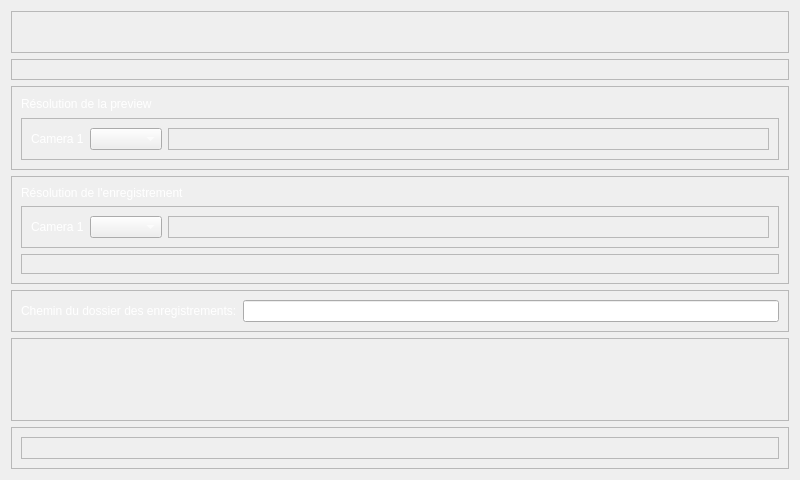
<?xml version="1.0" encoding="UTF-8"?>
<ui version="4.0">
 <class>Settings</class>
 <widget class="QWidget" name="Settings">
  <property name="geometry">
   <rect>
    <x>0</x>
    <y>0</y>
    <width>800</width>
    <height>480</height>
   </rect>
  </property>
  <property name="windowTitle">
   <string>Form</string>
  </property>
  <layout class="QVBoxLayout" name="verticalLayout_2" stretch="1,1,4,5,1,4,2">
   <item>
    <widget class="QFrame" name="frame">
     <property name="frameShape">
      <enum>QFrame::StyledPanel</enum>
     </property>
     <property name="frameShadow">
      <enum>QFrame::Raised</enum>
     </property>
     <layout class="QVBoxLayout" name="verticalLayout">
      <item>
       <widget class="QPushButton" name="backBtn">
        <property name="sizePolicy">
         <sizepolicy hsizetype="Fixed" vsizetype="Fixed">
          <horstretch>0</horstretch>
          <verstretch>0</verstretch>
         </sizepolicy>
        </property>
        <property name="text">
         <string/>
        </property>
        <property name="icon">
         <iconset resource="resources.qrc">
          <normaloff>:/images/icons/back.png</normaloff>:/images/icons/back.png</iconset>
        </property>
        <property name="iconSize">
         <size>
          <width>32</width>
          <height>32</height>
         </size>
        </property>
        <property name="flat">
         <bool>true</bool>
        </property>
       </widget>
      </item>
     </layout>
    </widget>
   </item>
   <item>
    <widget class="QFrame" name="frame_2">
     <property name="frameShape">
      <enum>QFrame::StyledPanel</enum>
     </property>
     <property name="frameShadow">
      <enum>QFrame::Raised</enum>
     </property>
    </widget>
   </item>
   <item>
    <widget class="QFrame" name="frame_9">
     <property name="frameShape">
      <enum>QFrame::StyledPanel</enum>
     </property>
     <property name="frameShadow">
      <enum>QFrame::Raised</enum>
     </property>
     <layout class="QVBoxLayout" name="verticalLayout_4">
      <item>
       <widget class="QLabel" name="resolutionPreviewLabel">
        <property name="styleSheet">
         <string notr="true">color: rgb(255, 255, 255);</string>
        </property>
        <property name="text">
         <string>Résolution de la preview</string>
        </property>
       </widget>
      </item>
      <item>
       <widget class="QFrame" name="frame_10">
        <property name="frameShape">
         <enum>QFrame::StyledPanel</enum>
        </property>
        <property name="frameShadow">
         <enum>QFrame::Raised</enum>
        </property>
        <layout class="QHBoxLayout" name="horizontalLayout_5">
         <item>
          <widget class="QLabel" name="preview1ResolutionLabel">
           <property name="sizePolicy">
            <sizepolicy hsizetype="Fixed" vsizetype="Preferred">
             <horstretch>0</horstretch>
             <verstretch>0</verstretch>
            </sizepolicy>
           </property>
           <property name="styleSheet">
            <string notr="true">color: rgb(255, 255, 255);</string>
           </property>
           <property name="text">
            <string>Camera 1</string>
           </property>
          </widget>
         </item>
         <item>
          <widget class="QComboBox" name="preview1ResolutionComboBox">
           <property name="styleSheet">
            <string notr="true">color: rgb(255, 255, 255);</string>
           </property>
           <property name="sizeAdjustPolicy">
            <enum>QComboBox::AdjustToContents</enum>
           </property>
          </widget>
         </item>
         <item>
          <widget class="QFrame" name="frame_11">
           <property name="sizePolicy">
            <sizepolicy hsizetype="MinimumExpanding" vsizetype="Preferred">
             <horstretch>0</horstretch>
             <verstretch>0</verstretch>
            </sizepolicy>
           </property>
           <property name="frameShape">
            <enum>QFrame::StyledPanel</enum>
           </property>
           <property name="frameShadow">
            <enum>QFrame::Raised</enum>
           </property>
          </widget>
         </item>
        </layout>
       </widget>
      </item>
     </layout>
    </widget>
   </item>
   <item>
    <widget class="QFrame" name="resolutionFrame">
     <property name="frameShape">
      <enum>QFrame::StyledPanel</enum>
     </property>
     <property name="frameShadow">
      <enum>QFrame::Raised</enum>
     </property>
     <layout class="QVBoxLayout" name="verticalLayout_3" stretch="1,1,1">
      <item>
       <widget class="QLabel" name="resolutionLabel">
        <property name="styleSheet">
         <string notr="true">color: rgb(255, 255, 255);</string>
        </property>
        <property name="text">
         <string>Résolution de l'enregistrement</string>
        </property>
       </widget>
      </item>
      <item>
       <widget class="QFrame" name="frame_5">
        <property name="frameShape">
         <enum>QFrame::StyledPanel</enum>
        </property>
        <property name="frameShadow">
         <enum>QFrame::Raised</enum>
        </property>
        <layout class="QHBoxLayout" name="horizontalLayout">
         <item>
          <widget class="QLabel" name="record1ResolutionLabel">
           <property name="sizePolicy">
            <sizepolicy hsizetype="Fixed" vsizetype="Preferred">
             <horstretch>0</horstretch>
             <verstretch>0</verstretch>
            </sizepolicy>
           </property>
           <property name="styleSheet">
            <string notr="true">color: rgb(255, 255, 255);</string>
           </property>
           <property name="text">
            <string>Camera 1</string>
           </property>
          </widget>
         </item>
         <item>
          <widget class="QComboBox" name="record1ResolutionComboBox">
           <property name="styleSheet">
            <string notr="true">color: rgb(255, 255, 255);</string>
           </property>
          </widget>
         </item>
         <item>
          <widget class="QFrame" name="frame_12">
           <property name="sizePolicy">
            <sizepolicy hsizetype="MinimumExpanding" vsizetype="Preferred">
             <horstretch>0</horstretch>
             <verstretch>0</verstretch>
            </sizepolicy>
           </property>
           <property name="frameShape">
            <enum>QFrame::StyledPanel</enum>
           </property>
           <property name="frameShadow">
            <enum>QFrame::Raised</enum>
           </property>
          </widget>
         </item>
        </layout>
       </widget>
      </item>
      <item>
       <widget class="QFrame" name="frame_8">
        <property name="frameShape">
         <enum>QFrame::StyledPanel</enum>
        </property>
        <property name="frameShadow">
         <enum>QFrame::Raised</enum>
        </property>
        <layout class="QHBoxLayout" name="horizontalLayout_4"/>
       </widget>
      </item>
     </layout>
    </widget>
   </item>
   <item>
    <widget class="QFrame" name="frame_4">
     <property name="frameShape">
      <enum>QFrame::StyledPanel</enum>
     </property>
     <property name="frameShadow">
      <enum>QFrame::Raised</enum>
     </property>
     <layout class="QHBoxLayout" name="horizontalLayout_2">
      <item>
       <widget class="QLabel" name="mediaFolderPathLabel">
        <property name="styleSheet">
         <string notr="true">color: rgb(255, 255, 255);</string>
        </property>
        <property name="text">
         <string>Chemin du dossier des enregistrements:</string>
        </property>
       </widget>
      </item>
      <item>
       <widget class="QLineEdit" name="mediaFolderPathLineEdit">
        <property name="styleSheet">
         <string notr="true">color: rgb(255, 255, 255);</string>
        </property>
        <property name="text">
         <string>/opt/VCam64/videos</string>
        </property>
       </widget>
      </item>
     </layout>
    </widget>
   </item>
   <item>
    <widget class="QFrame" name="frame_6">
     <property name="frameShape">
      <enum>QFrame::StyledPanel</enum>
     </property>
     <property name="frameShadow">
      <enum>QFrame::Raised</enum>
     </property>
    </widget>
   </item>
   <item>
    <widget class="QFrame" name="frame_7">
     <property name="frameShape">
      <enum>QFrame::StyledPanel</enum>
     </property>
     <property name="frameShadow">
      <enum>QFrame::Raised</enum>
     </property>
     <layout class="QHBoxLayout" name="horizontalLayout_3" stretch="8">
      <item>
       <widget class="QFrame" name="frame_3">
        <property name="frameShape">
         <enum>QFrame::StyledPanel</enum>
        </property>
        <property name="frameShadow">
         <enum>QFrame::Raised</enum>
        </property>
       </widget>
      </item>
     </layout>
    </widget>
   </item>
  </layout>
 </widget>
 <resources>
  <include location="resources.qrc"/>
 </resources>
 <connections/>
</ui>
